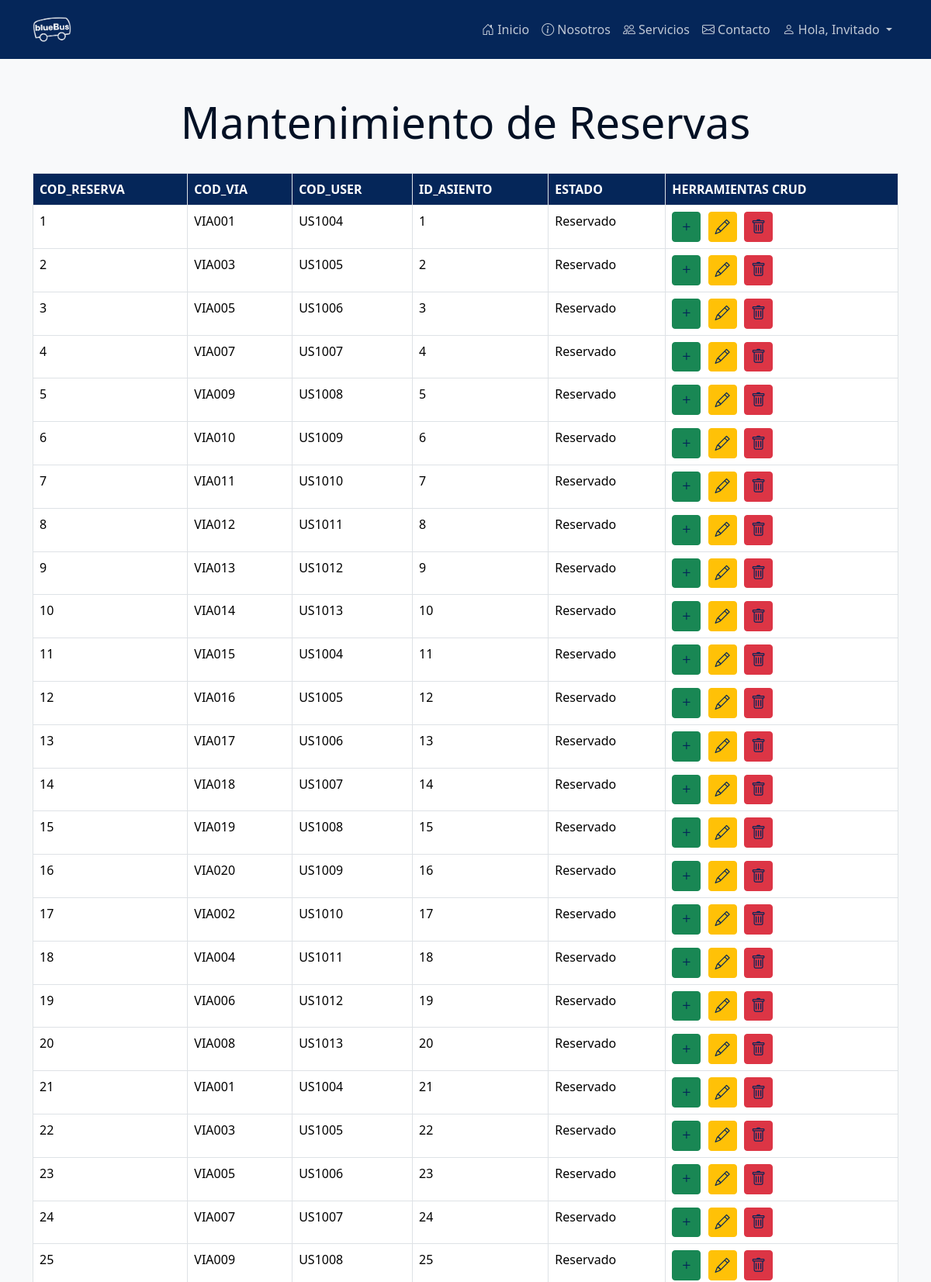
The page /crudReserva.php (upper part) on the database its author committed.
### tables this page shows
CREATE TABLE RESERVA (
    COD_RESERVA INT NOT NULL PRIMARY KEY AUTO_INCREMENT,
    COD_VIA CHAR(8) NOT NULL,
    COD_USER CHAR(6) NOT NULL,
    ID_ASIENTO INT NOT NULL,
    ESTADO ENUM('Reservado', 'Pagado') NOT NULL DEFAULT 'Reservado',
    FOREIGN KEY (COD_VIA) REFERENCES VIAJE(COD_VIA),
    FOREIGN KEY (COD_USER) REFERENCES USUARIO(COD_USER),
    FOREIGN KEY (ID_ASIENTO) REFERENCES ASIENTO(ID)
);

### Admin.php (called while the page is built, shortened)
<?php
include_once './Conexion.php';
class Admin
{
    function listarReservasAdmin()
    {
        $cn = new Conexion();
        $sql = "CALL ListarReservasAdmin()";
        $res = mysqli_query($cn->conecta(), $sql) or die(mysqli_error($cn->conecta()));
        $reservas = array();
        while ($fila = mysqli_fetch_assoc($res)) {
            $reservas[] = $fila;
        }
        return $reservas;
    }
}

### Conexion.php (called while the page is built, shortened)
<?php
class Conexion
{
    private $cn = null;
    function conecta()
    {
        if ($this->cn == null) {
            $this->cn = mysqli_connect("localhost", "root", "", "bdviajesbus");
        }
        return $this->cn;
    }
}

### crudReserva.php (the view, shortened to what this page needs)
<?php
include_once './Admin.php';
$objAdmin = new Admin();
$reservas = $objAdmin->listarReservasAdmin();
?>
<!DOCTYPE html>
<html lang="es">
<head>
    <link href="https://cdn.jsdelivr.net/npm/tailwindcss@2.2.19/dist/tailwind.min.css" rel="stylesheet">
    <link href="https://cdn.jsdelivr.net/npm/bootstrap@5.3.3/dist/css/bootstrap.min.css" rel="stylesheet">
    <link rel="stylesheet" href="https://cdn.jsdelivr.net/npm/bootstrap-icons@1.11.3/font/bootstrap-icons.min.css">
    <link href="css/crud_styles.css" rel="stylesheet" type="text/css" />
    <link href="css/navbar.css" rel="stylesheet" type="text/css" />
</head>
<body>
    <?php require_once "components/navbar.php"; ?>
    <header class="container mt-5 mb-4 text-center">
        <h1 class="display-4">Mantenimiento de Reservas</h1>
    </header>
    <main class="container mb-5">
        <div class="table-responsive">
            <table class="table table-bordered">
                <thead>
                    <tr>
                        <th>COD_RESERVA</th>
                        <th>COD_VIA</th>
                        <th>COD_USER</th>
                        <th>ID_ASIENTO</th>
                        <th>ESTADO</th>
                        <th>HERRAMIENTAS CRUD</th>
                    </tr>
                </thead>
                <tbody>
                    <?php foreach ($reservas as $reserva): ?>
                      <tr>
                          <td><?= $reserva['COD_RESERVA'] ?></td>
                          <td><?= $reserva['COD_VIA'] ?></td>
                          <td><?= $reserva['COD_USER'] ?></td>
                          <td><?= $reserva['ID_ASIENTO'] ?></td>
                          <td><?= $reserva['ESTADO'] ?></td>
                          <td>
                              <a href="#" class="btn btn-sm btn-success btn-crud" title="Añadir"><i class="bi bi-plus"></i></a>
                              <a href="#" class="btn btn-sm btn-warning btn-crud" title="Editar"><i class="bi bi-pencil"></i></a>
                              <a href="#" class="btn btn-sm btn-danger btn-crud" title="Eliminar"><i class="bi bi-trash"></i></a>
                          </td>
                      </tr>
                    <?php endforeach; ?>
                </tbody>
            </table>
        </div>
    </main>
</body>
</html>

### css/crud_styles.css (style rules this page uses)
body { min-height: 100vh; display: flex; flex-direction: column; background-color: #f8f9fa; color: #021024; }
.table thead th { background-color: #052659; color: #ffffff; }
.table td a { color: #052659; }
.btn-crud { margin-right: 5px; }
.btn-crud .bi { font-size: 1.2rem; }

### rows shown on the page
reserva: COD_RESERVA "1", COD_VIA "VIA001", COD_USER "US1004", ID_ASIENTO "1", ESTADO "Reservado"
reserva: COD_RESERVA "2", COD_VIA "VIA003", COD_USER "US1005", ID_ASIENTO "2", ESTADO "Reservado"
reserva: COD_RESERVA "3", COD_VIA "VIA005", COD_USER "US1006", ID_ASIENTO "3", ESTADO "Reservado"
reserva: COD_RESERVA "4", COD_VIA "VIA007", COD_USER "US1007", ID_ASIENTO "4", ESTADO "Reservado"
reserva: COD_RESERVA "5", COD_VIA "VIA009", COD_USER "US1008", ID_ASIENTO "5", ESTADO "Reservado"
reserva: COD_RESERVA "6", COD_VIA "VIA010", COD_USER "US1009", ID_ASIENTO "6", ESTADO "Reservado"
reserva: COD_RESERVA "7", COD_VIA "VIA011", COD_USER "US1010", ID_ASIENTO "7", ESTADO "Reservado"
reserva: COD_RESERVA "8", COD_VIA "VIA012", COD_USER "US1011", ID_ASIENTO "8", ESTADO "Reservado"
reserva: COD_RESERVA "9", COD_VIA "VIA013", COD_USER "US1012", ID_ASIENTO "9", ESTADO "Reservado"
reserva: COD_RESERVA "10", COD_VIA "VIA014", COD_USER "US1013", ID_ASIENTO "10", ESTADO "Reservado"
reserva: COD_RESERVA "11", COD_VIA "VIA015", COD_USER "US1004", ID_ASIENTO "11", ESTADO "Reservado"
reserva: COD_RESERVA "12", COD_VIA "VIA016", COD_USER "US1005", ID_ASIENTO "12", ESTADO "Reservado"
reserva: COD_RESERVA "13", COD_VIA "VIA017", COD_USER "US1006", ID_ASIENTO "13", ESTADO "Reservado"
reserva: COD_RESERVA "14", COD_VIA "VIA018", COD_USER "US1007", ID_ASIENTO "14", ESTADO "Reservado"
reserva: COD_RESERVA "15", COD_VIA "VIA019", COD_USER "US1008", ID_ASIENTO "15", ESTADO "Reservado"
reserva: COD_RESERVA "16", COD_VIA "VIA020", COD_USER "US1009", ID_ASIENTO "16", ESTADO "Reservado"
reserva: COD_RESERVA "17", COD_VIA "VIA002", COD_USER "US1010", ID_ASIENTO "17", ESTADO "Reservado"
reserva: COD_RESERVA "18", COD_VIA "VIA004", COD_USER "US1011", ID_ASIENTO "18", ESTADO "Reservado"
reserva: COD_RESERVA "19", COD_VIA "VIA006", COD_USER "US1012", ID_ASIENTO "19", ESTADO "Reservado"
reserva: COD_RESERVA "20", COD_VIA "VIA008", COD_USER "US1013", ID_ASIENTO "20", ESTADO "Reservado"
reserva: COD_RESERVA "21", COD_VIA "VIA001", COD_USER "US1004", ID_ASIENTO "21", ESTADO "Reservado"
reserva: COD_RESERVA "22", COD_VIA "VIA003", COD_USER "US1005", ID_ASIENTO "22", ESTADO "Reservado"
reserva: COD_RESERVA "23", COD_VIA "VIA005", COD_USER "US1006", ID_ASIENTO "23", ESTADO "Reservado"
reserva: COD_RESERVA "24", COD_VIA "VIA007", COD_USER "US1007", ID_ASIENTO "24", ESTADO "Reservado"
reserva: COD_RESERVA "25", COD_VIA "VIA009", COD_USER "US1008", ID_ASIENTO "25", ESTADO "Reservado"
